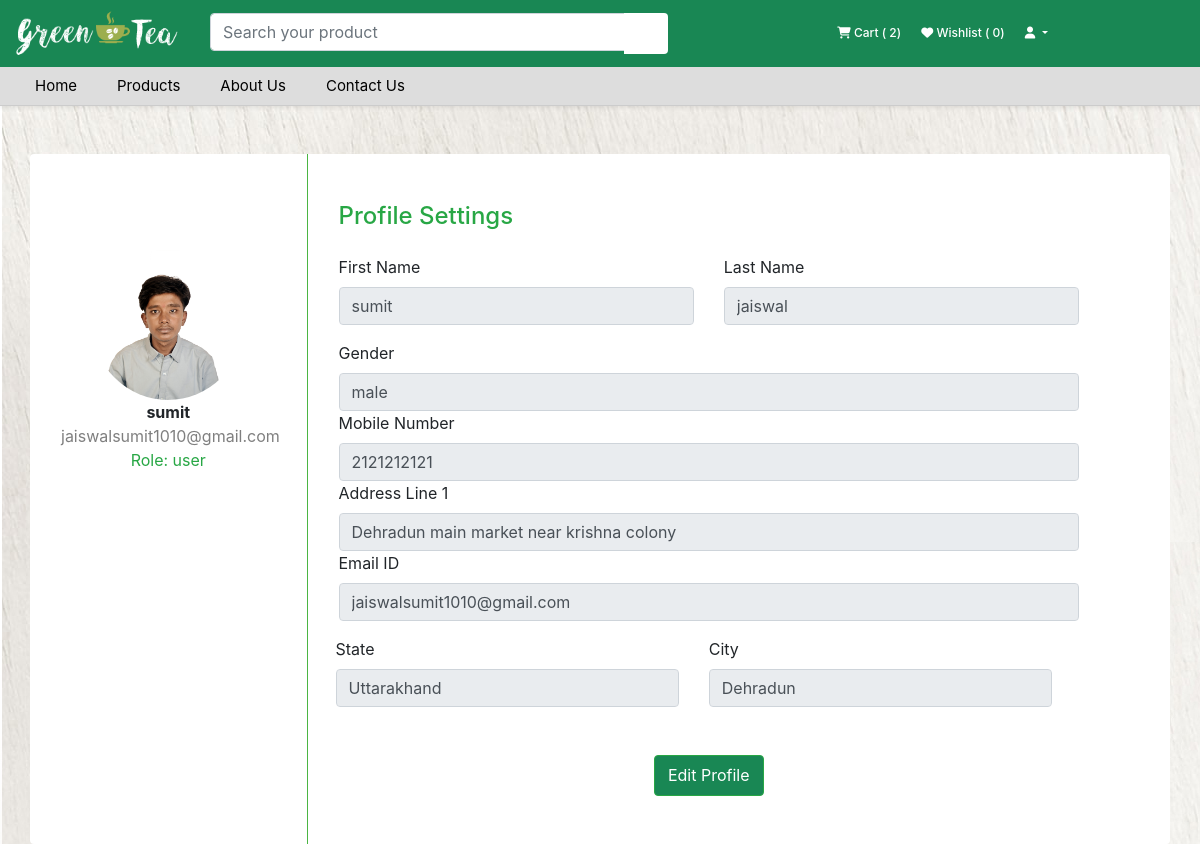
Page /profile.php (signed in) on the committed database.
### tables this page shows
CREATE TABLE `registration` (
  `first_name` varchar(255) NOT NULL,
  `last_name` varchar(255) NOT NULL,
  `user_name` varchar(255) NOT NULL,
  `email` varchar(255) NOT NULL,
  `phone_number` varchar(15) NOT NULL,
  `state` varchar(20) NOT NULL,
  `city` varchar(50) NOT NULL,
  `address` varchar(255) NOT NULL,
  `password` varchar(255) NOT NULL,
  `gender` varchar(50) NOT NULL,
  `image` varchar(255) NOT NULL DEFAULT '''user-solid.svg''',
  `role` varchar(10) NOT NULL DEFAULT 'user',
  `status` varchar(255) NOT NULL DEFAULT 'inactive',
  `create_time` datetime DEFAULT NULL
);

### profileget.php (called while the page is built, shortened)
<?php
require 'db_connect.php';
$username = $_SESSION['user_name'];
$sql = "SELECT * FROM registration WHERE user_name = '$username'";
$result = mysqli_query($con, $sql);
while ($row = $result->fetch_assoc()) {
    $first_name = $row['first_name'];
    $last_name = $row['last_name'];
    $email = $row['email'];
    $phon = $row['phone_number'];
    $state = $row['state'];
    $city = $row['city'];
    $address = $row['address'];
    $gender = $row['gender'];
    $image = $row['image'];
    $role = $row['role'];
    $phone = (int) $phon;
}
?>

### profile.php (the view, shortened to what this page needs)
<?php
include 'header.php';
include 'profileget.php';
?>
<!DOCTYPE html>
<html lang="en">
<head>
    <link href="https://stackpath.bootstrapcdn.com/bootstrap/4.5.2/css/bootstrap.min.css" rel="stylesheet">
    <link rel="stylesheet" href="https://cdnjs.cloudflare.com/ajax/libs/font-awesome/6.5.1/css/all.min.css">
</head>
<body>
    <div class="container rounded bg-white mt-5 mb-5">
        <div class="row">
            <div class="col-12 col-sm-12 col-md-12 col-lg-3 bd">
                <div class="d-flex flex-column align-items-center justify-content-center p-3 py-5 ">
                    <img id="profile-img" class="rounded-circle mt-5" width="150px"
                        src="<?php echo "image/" . $image ?>">
                    <span class="font-weight-bold">
                        <?php echo $username ?>
                    </span><span class="text-black-50">
                        <?php echo $email ?>
                    </span> <span class="text-success">Role:
                        <?php echo $role ?>
                    </span> <span></span>
                </div>
            </div>
            <div class="col-12 col-sm-12 col-md-12 col-lg-9">
                <div class="p-3 py-5">
                    <div class="d-flex justify-content-between align-items-center mb-3">
                        <h4 class="text-success">Profile Settings</h4>
                    </div>
                    <div class="row mt-2">
                        <div class="col-md-6"><label class="labels">First Name</label><input type="text"
                                class="form-control" name="first_name" value="<?php echo $first_name ?>" disabled></div>
                        <div class="col-md-6"><label class="labels">Last Name</label><input type="text"
                                class="form-control" name="last_name" value="<?php echo $last_name ?>" disabled></div>
                    </div>
                    <div class="row mt-3">
                        <div class="col-md-12"><label class="labels">Gender</label><input type="text"
                                class="form-control" name="gender" placeholder="" value="<?php echo $gender ?> "
                                disabled>
                        </div>
                        <div class="col-md-12"><label class="labels">Mobile Number</label><input type="text"
                                class="form-control" name="phone" placeholder="" value="<?php echo $phone ?>  "
                                disabled>
                        </div>
                        <div class="col-md-12"><label class="labels">Address Line 1</label><input type="text"
                                class="form-control" name="address" placeholder="" value="<?php echo $address ?> "
                                disabled>
                        </div>
                        <div class="col-md-12"><label class="labels">Email ID</label><input type="email"
                                class="form-control" placeholder="" name="email" value="<?php echo $email ?> " disabled>
                        </div>
                        <div class="row mt-3">
                            <div class="col-md-6"><label class="labels">State</label><input type="text"
                                    class="form-control" name="state" placeholder="" value="<?php echo $state ?>"
                                    disabled>
                            </div>
                            <div class="col-md-6">
                                <label class="labels">City</label><input type="text" class="form-control" name="city"
                                    value="<?php echo $city ?>" placeholder="" disabled>
                            </div>
                        </div>
                        <div class="mt-5 text-center"><button class="btn btn-success profile-button" type="button"><a
                                    href="profileupdate.php" class="text-decoration-none text-white">Edit
                                    Profile</a></button></div>
                    </div>
                </div>
            </div>
        </div>
    </div>
</body>
</html>

### style.css (style rules this page uses)
* { max-width: 100%; max-height: 100%; }
body { background-image: url(image/body-bg.jpg); }
.btn { line-height: 1.8; background-color: #198754; padding: 5px 13px; display: inline-block; color: #fff; text-transform: capitalize; font-family: inherit; font-size: 16px; cursor: pointer; user-select: none; position: relative; overflow: hidden; vertical-align: middle; transition: color 0.3s ease; z-index: 2; }
.btn::before { position: absolute; content: ''; left: 0; top: 0; background: #42bf85; height: 100%; width: 0; z-index: -1; transition: width 0.3s ease; }

### rows in the picture
registration: image (picture), email "jaiswalsumit1010@gmail.com", role "user", first_name "sumit", last_name "jaiswal", gender "male", phone "2121212121", address "Dehradun main market near krishna colony", state "Uttarakhand", city "Dehradun"

### other values in the picture
$rowcount "2"
$rowcount1 "0"
$username "sumit"
